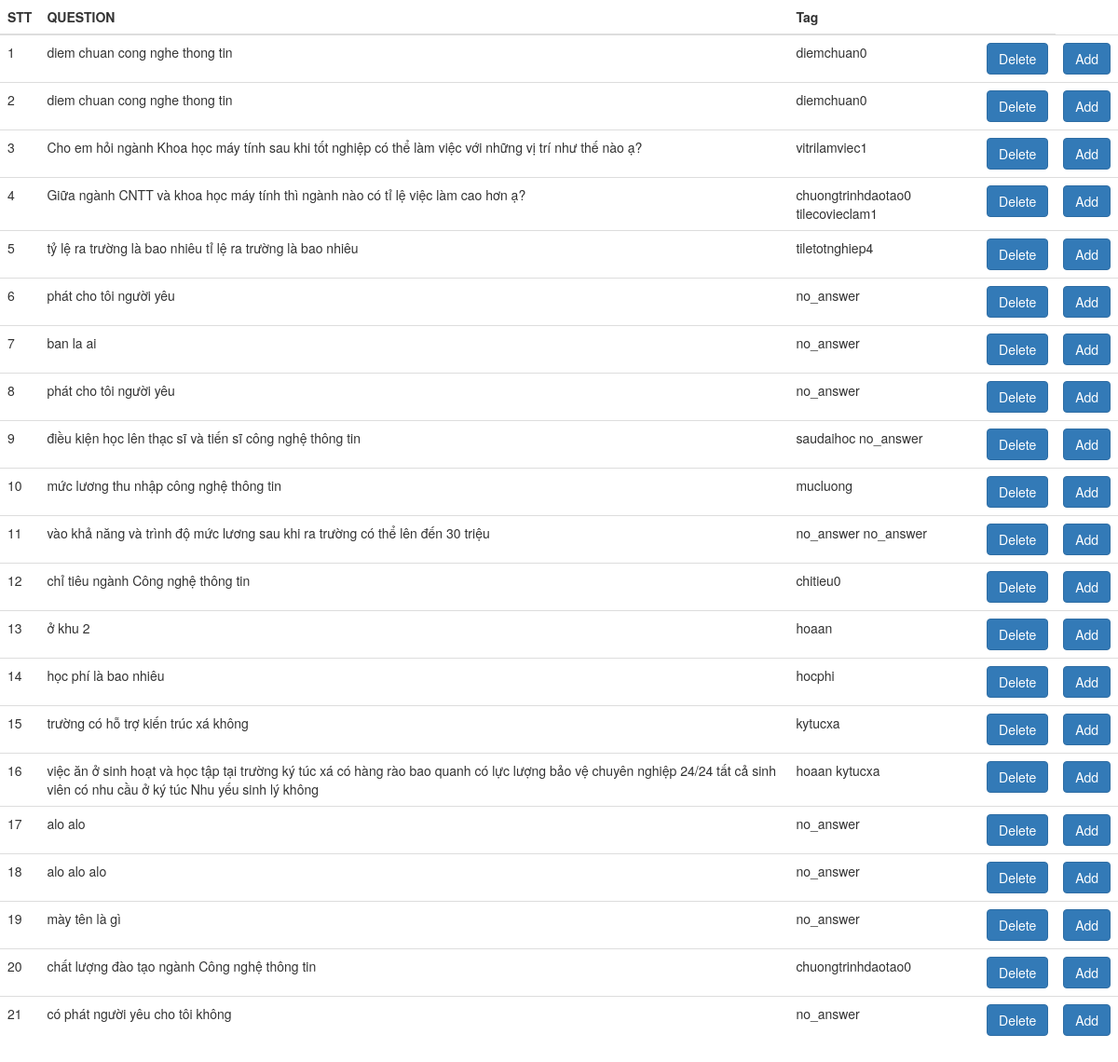
/sql, run on an earlier commit of the app's database.
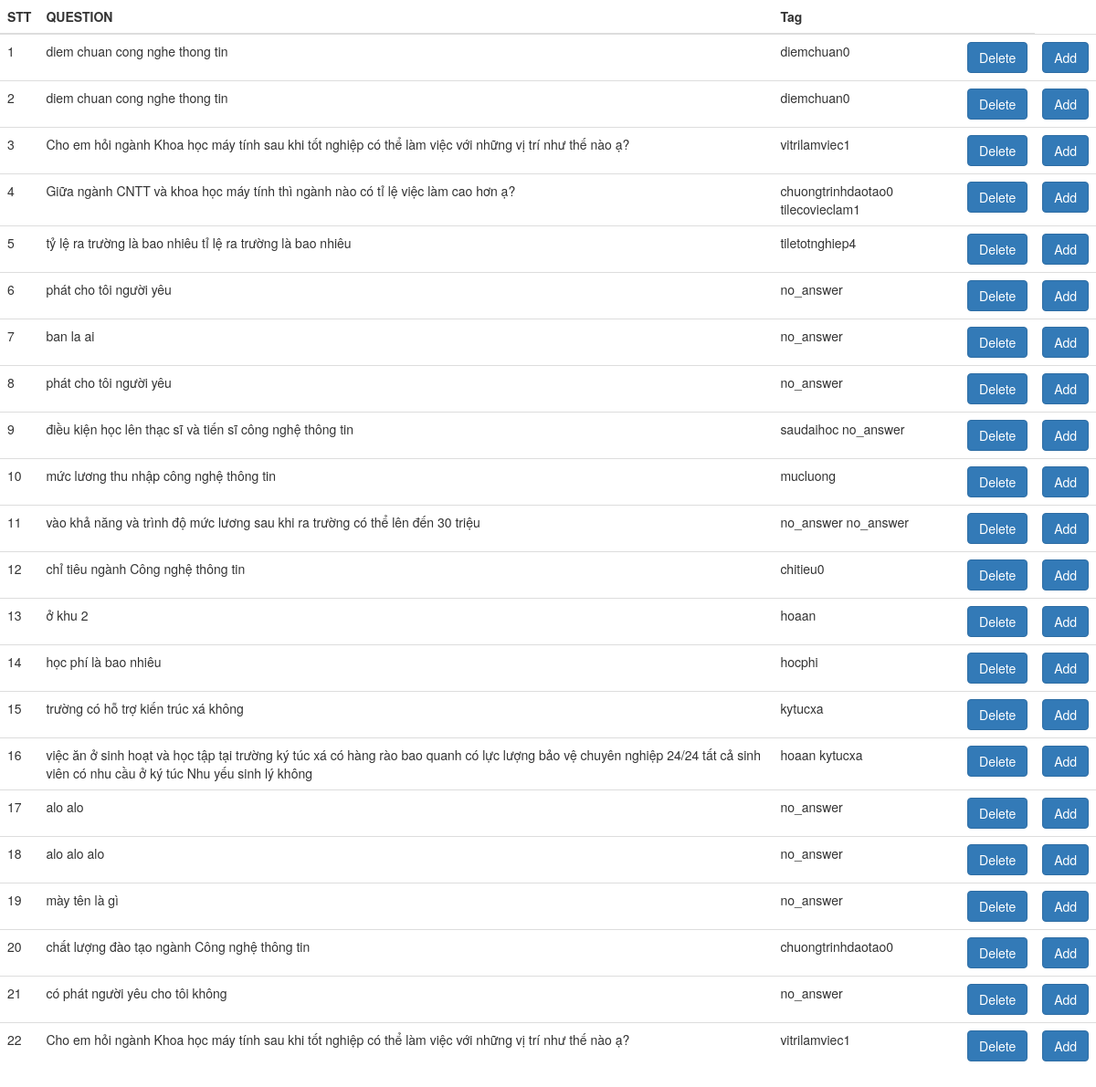
And on a later commit of the database.
### tables this page shows
CREATE TABLE users (
  id INTEGER PRIMARY KEY AUTOINCREMENT,
  question TEXT NOT NULL,
  tag TEXT NOT NULL
);

### app.py (the view)
@app.route("/sql")
def my_sql():
    connection = Mysql.create_connection("sm_app.sqlite")
    select_users = "SELECT * from users"
    rows=Mysql.execute_read_query(connection, select_users)
    return render_template("index.html",rows = rows)

### Mysql.py (called while the page is built)
def create_connection(path):
    connection = None
    try:
        connection = sqlite3.connect(path)
        print("Connection to SQLite DB successful")
    except Error as e:
        print(f"The error '{e}' occurred")
    return connection

def execute_read_query(connection, query):
    cursor = connection.cursor()
    result = None
    try:
        cursor.execute(query)
        connection.commit()
        result = cursor.fetchall()
        return result
    except Error as e:
        print(f"The error '{e}' occurred")

### templates/index.html (shortened to what this page needs)
<!DOCTYPE html>
<html>
<head>
    <link href="http://netdna.bootstrapcdn.com/bootstrap/3.3.6/css/bootstrap.min.css" rel="stylesheet">
</head>
<body>
  <table class="table">
  <thead>
    <tr>
      <th scope="col">STT</th>
      <th scope="col">QUESTION</th>
      <th scope="col">Tag</th>
      <th scope="col"></th>
    </tr>
  </thead>
  <tbody>
    {% for row in rows %}
           <tr>
             <td>{{row[0]}}</td>
              <td>{{row[1]}}</td>
              <td>{{row[2]}}</td>
             <td>  <a href="\detele\{{row[0]}}" class="btn btn-primary stretched-link">Delete</a></td>
              <td>  <a href="\add_question\{{row[1]}}" class="btn btn-primary stretched-link">Add</a></td>
           </tr>
        {% endfor %}
  </tbody>
</table>
</body>
</html>

What changed in the data, as far as the page shows it:
added users: id "22", question "Cho em hỏi ngành Khoa học máy tính sau khi tốt nghiệp có thể làm việc với những vị trí như thế nào ạ?", tag "vitrilamviec1"
